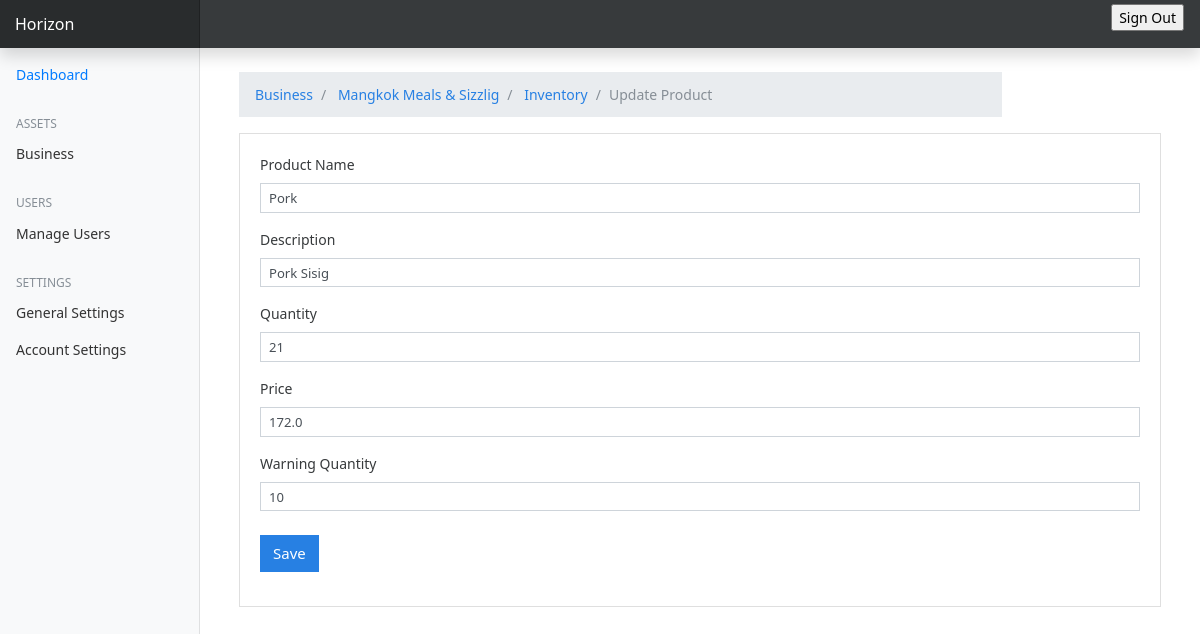
Screenshot of /inventory/29/update/1/ (signed in) with the database file from the repository.
### business/models.py (models this page shows, shortened)
class Business(BaseModel):
    class Status(models.TextChoices):
        ACTIVE = "Active", "active"
        INACTIVE = "Inactive", "inactive"
    name = models.CharField(max_length=255)
    users = models.ManyToManyField(User, related_name="owners")
    total_amount = models.DecimalField(max_digits=10, decimal_places=2, default=0.00)
    initial_amount = models.DecimalField(max_digits=10, decimal_places=2, default=0.00)
    status = models.CharField(
        choices=Status.choices, max_length=10, default=Status.ACTIVE
    )
    data = models.JSONField()

### inventory/models.py (models this page shows, shortened)
class Product(BaseModel):
    business = models.ForeignKey(Business, on_delete=models.CASCADE)
    name = models.CharField(max_length=100)
    description = models.TextField(null=True, blank=True)
    price = models.FloatField()
    quantity = models.IntegerField()
    warning_quantity = models.IntegerField()

### inventory/views.py (the view, shortened to what this page needs)
class UpdateProductView(View):
    def get(self, request, pk, product_id, *args, **kwargs):
        business = business_models.Business.objects.get(pk=pk)
        product = models.Product.objects.get(pk=product_id)
        context = {"user": request.user, "business": business, "product": product}
        return render(request, "inventory/update-product.html", context=context)
    @method_decorator(login_required(login_url="/authentication/login/"))
    def dispatch(self, request, *args: Any, **kwargs: Any) -> HttpResponse:
        return super().dispatch(request, *args, **kwargs)

### templates/inventory/update-product.html (shortened to what this page needs)
{% extends 'base.html' %} {% load static %} {% block content %}
<div class="container mt-4 ml-0">
  <div class="row mt-3">
    <div class="col-md-10">
      <nav aria-label="breadcrumb">
        <ol class="breadcrumb">
          <li class="breadcrumb-item" aria-current="page">
            <a href="{% url 'business' %}">Business </a>
          </li>
          <li class="breadcrumb-item" aria-current="page">
            <a href="{% url 'business-detail' business.pk %}"
              >{{ business.name }}
            </a>
          </li>
          <li class="breadcrumb-item">
            <a href="{% url 'inventory-detail' business.pk %}">Inventory</a>
          </li>
          <li class="breadcrumb-item active">Update Product</li>
        </ol>
      </nav>
    </div>
  </div>
  <div class="card">
    <div class="card-body">
      <form
        action="{% url 'update-product' business.pk product.id %}"
        method="post"
      >
        <div class="form-group">
          <label for="">Product Name</label>
          <input
            type="text"
            class="form-control form-control-sm"
            value="{{product.name}}"
            name="prod-name"
            required
          />
        </div>
        <div class="form-group">
          <label for="">Description</label>
          <input
            type="textField"
            class="form-control form-control-sm"
            value="{{product.description}}"
            name="description"
          />
        </div>
        <div class="form-group">
          <label for="">Quantity</label>
          <input
            type="number"
            class="form-control form-control-sm"
            value="{{product.quantity}}"
            name="quantity"
            required
          />
        </div>
        <div class="form-group">
          <label for="">Price</label>
          <input
            type="number"
            class="form-control form-control-sm"
            value="{{product.price}}"
            name="price"
            required
          />
        </div>
        <div class="form-group">
          <label for="">Warning Quantity</label>
          <input
            type="number"
            class="form-control form-control-sm"
            value="{{product.warning_quantity}}"
            name="warning-quantity"
            required
          />
        </div>
        <input
          type="submit"
          value="Save"
          class="btn btn-primary btn-primary-sm mt-2"
        />
      </form>
    </div>
  </div>
</div>
{% endblock %}

### HorizonApp/static/css/dashboard.css (style rules this page uses)
body { font-size: 0.875rem; }

### rows the page displays
Business: name "Mangkok Meals & Sizzlig"
Product: prod-name "Pork", description "Pork Sisig", quantity "21", price "172.0", warning-quantity "10"
